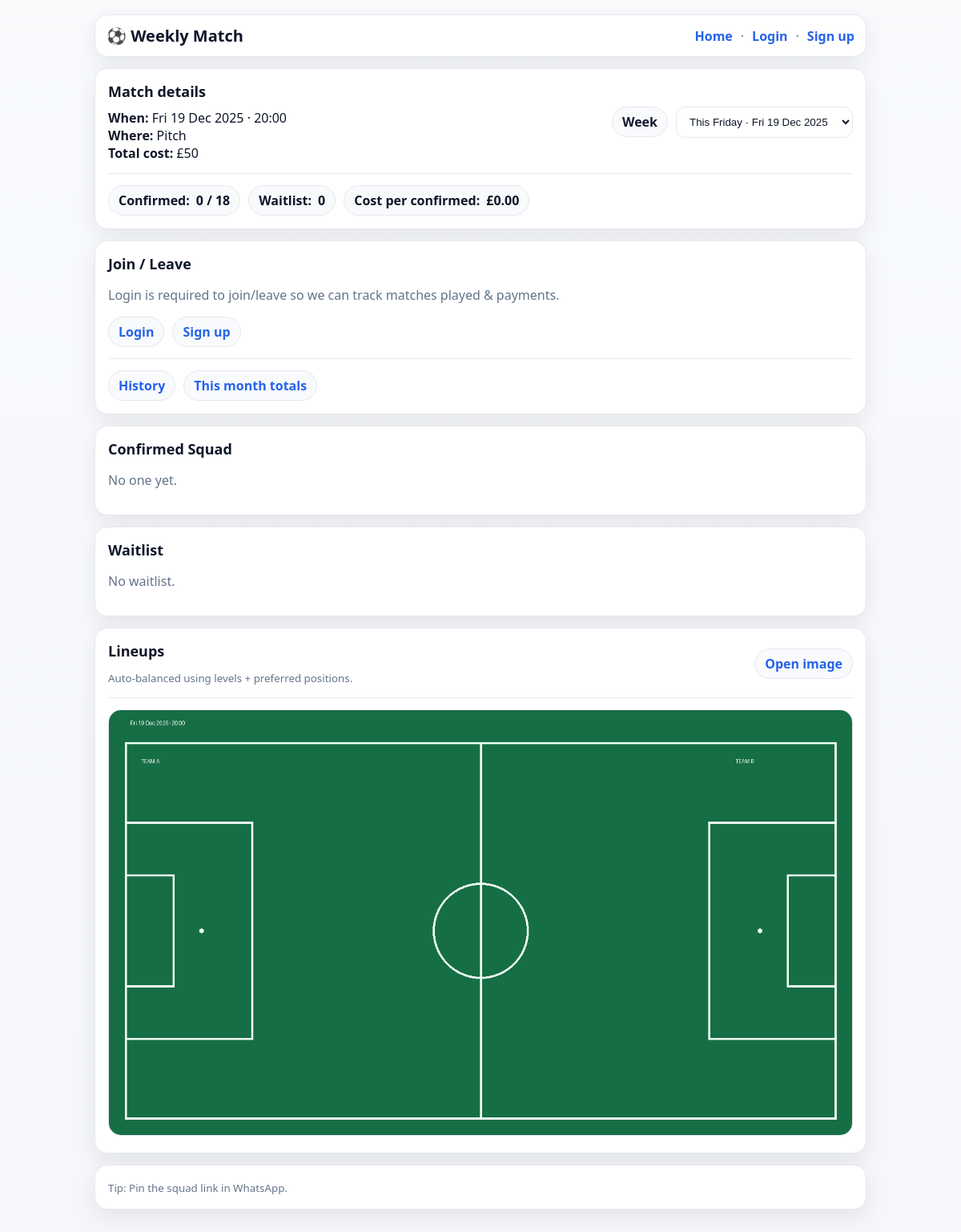
The page /?week=2025-12-15 on the database its author committed.
### db.py (models this page shows)
class Schedule(Base):
    __tablename__ = "schedules"
    id = Column(Integer, primary_key=True)
    title = Column(String, default="Weekly Match")
    weekday = Column(Integer, default=4)  # Friday
    time_text = Column(String, default="20:00")
    location = Column(String, default="Pitch")
    default_cost = Column(Integer, default=70)  # pounds
    max_players = Column(Integer, default=12)
    waitlist_enabled = Column(Boolean, default=True)
    created_at = Column(DateTime, default=datetime.utcnow)
    matches = relationship("Match", back_populates="schedule", cascade="all, delete-orphan")

class Match(Base):
    __tablename__ = "matches"
    id = Column(Integer, primary_key=True)
    schedule_id = Column(Integer, ForeignKey("schedules.id"))
    week_start = Column(String, nullable=False)
    start_time_text = Column(String, default="Fri 20:00")
    location = Column(String, default="Pitch")
    total_cost = Column(Integer, default=70)  # pounds
    is_open = Column(Boolean, default=True)
    created_at = Column(DateTime, default=datetime.utcnow)
    schedule = relationship("Schedule", back_populates="matches")
    signups = relationship("Signup", back_populates="match", cascade="all, delete-orphan")
    __table_args__ = (
        UniqueConstraint("schedule_id", "week_start", name="uq_schedule_week"),
    )

### app.py (the view)
@app.get("/", response_class=HTMLResponse)
def home(request: Request, week: str | None = None):
    db = SessionLocal()
    try:
        user = get_current_user(request)
        sched = get_default_schedule(db)
        today = datetime.utcnow().date()
        week_start = monday_of_week(today)
        if week:
            try:
                week_start = parse_week_start(week)
            except Exception:
                pass
        match = get_or_create_match(db, sched, week_start)
        signups = db.query(Signup).filter(Signup.match_id == match.id).order_by(Signup.created_at.asc()).all()
        confirmed = [s for s in signups if s.status == "confirmed"]
        waitlist = [s for s in signups if s.status == "waitlist"]
        today = datetime.utcnow().date()
        weeks = []
        for i in range(-4, 5):
            ws = week_start + timedelta(days=7 * i)
            md = match_day_for_week(ws, sched.weekday)
            badge = friday_badge(md, today)
            label = md.strftime("%a %d %b %Y")  # Fri 19 Dec 2025
            if badge:
                label = f"{badge} · {label}"
            weeks.append({"value": fmt_week(ws), "label": label})
        cpp = cost_per_player_pence(match.total_cost, len(confirmed))
        selected_match_day = match_day_for_week(week_start, sched.weekday)
        match_date_text = selected_match_day.strftime("%a %d %b %Y")
        tpl = templates.get_template("index.html")
        return tpl.render(
            schedule=sched,
            match=match,
            weeks=weeks,
            match_date_text=match_date_text,
            selected_week=fmt_week(week_start),
            confirmed=confirmed,
            waitlist=waitlist,
            confirmed_count=len(confirmed),
            waitlist_count=len(waitlist),
            max_players=sched.max_players,
            cost_per=pence_to_gbp_str(cpp),
            user=user,
            request_path=request_path(request),
        )
    finally:
        db.close()

### templates/index.html (shortened to what this page needs)
{% extends "base.html" %}
{% block content %}
  <div class="card">
    <div class="split">
      <div>
        <div class="h2">Match details</div>
        <div><b>When:</b> {{match_date_text}} · {{schedule.time_text}}</div>
        <div><b>Where:</b> {{match.location}}</div>
        <div><b>Total cost:</b> £{{match.total_cost}}</div>
      </div>
      <form method="get" action="/" class="row">
        <span class="pill">Week</span>
        <select name="week" onchange="this.form.submit()">
          {% for w in weeks %}
            <option value="{{w.value}}" {% if w.value==selected_week %}selected{% endif %}>
              {{w.label}}
            </option>
          {% endfor %}
        </select>
      </form>
    </div>
    <hr>
    <div class="row">
      <span class="pill"><b>Confirmed:</b> {{confirmed_count}} / {{max_players}}</span>
      <span class="pill"><b>Waitlist:</b> {{waitlist_count}}</span>
      <span class="pill"><b>Cost per confirmed:</b> £{{cost_per}}</span>
    </div>
  </div>
  <div class="card">
    <div class="h2">Join / Leave</div>
    {% if user %}
      <form class="row" method="post" action="/join">
        <input type="hidden" name="week" value="{{selected_week}}"/>
        <button class="success" type="submit" {% if not match.is_open %}disabled{% endif %}>
          Join as {{user.display_name}}
        </button>
      </form>
      <form class="row" method="post" action="/leave" style="margin-top:10px">
        <input type="hidden" name="week" value="{{selected_week}}"/>
        <button class="ghost" type="submit" {% if not match.is_open %}disabled{% endif %}>
          Leave
        </button>
      </form>
    {% else %}
      <p class="muted">Login is required to join/leave so we can track matches played & payments.</p>
      <div class="row">
        <a class="pill" href="/login?next={{request_path}}">Login</a>
        <a class="pill" href="/signup?next={{request_path}}">Sign up</a>
      </div>
    {% endif %}
    <hr>
    <div class="row">
      <a class="pill" href="/history">History</a>
      <a class="pill" href="/month/{{selected_week[:7]}}">This month totals</a>
    </div>
  </div>
  <div class="card">
    <div class="h2">Confirmed Squad</div>
    {% if confirmed %}
      <ol>
        {% for s in confirmed %}
          <li>{{s.name}}</li>
        {% endfor %}
      </ol>
    {% else %}
      <p class="muted">No one yet.</p>
    {% endif %}
  </div>
  <div class="card">
    <div class="h2">Waitlist</div>
    {% if waitlist %}
      <ol>
        {% for s in waitlist %}
          <li>{{s.name}}</li>
        {% endfor %}
      </ol>
      <small class="muted">When a confirmed player leaves, the first waitlist player is promoted automatically.</small>
    {% else %}
      <p class="muted">No waitlist.</p>
    {% endif %}
  </div>
    <div class="card">
    <div class="split">
      <div>
        <div class="h2">Lineups</div>
        <small class="muted">Auto-balanced using levels + preferred positions.</small>
      </div>
      <a class="pill" href="/lineup.png?week={{selected_week}}">Open image</a>
    </div>
    <hr>
    <img
      src="/lineup.png?week={{selected_week}}"
      style="max-width:100%;border-radius:16px;border:1px solid var(--border)"
      alt="Lineups"
    >
  </div>
{% endblock %}

### static/app.css (style rules this page uses)
:root { --bg:#f6f7fb; --card:#ffffff; --border:#e6e8f0; --text:#0f172a; --muted:#64748b; --accent:#2563eb; --accent2:#22c55e; --danger:#ef4444; --shadow: 0 10px 30px rgba(2,8,23,.08); }
* { box-sizing:border-box }
body { margin:0; font-family: ui-sans-serif, system-ui, -apple-system, "Segoe UI", Roboto, Helvetica, Arial; background: linear-gradient(180deg, #f8fafc, var(--bg)); color:var(--text); }
a { color:var(--accent);text-decoration:none;font-weight:650 }
.card { background:var(--card); border:1px solid var(--border); border-radius:16px; padding:16px; margin:14px 0; box-shadow:var(--shadow); }
.h2 { font-size:18px;font-weight:900;margin:0 0 10px }
.muted, small { color:var(--muted) }
.row { display:flex;gap:10px;flex-wrap:wrap;align-items:center }
.split { display:flex;justify-content:space-between;align-items:center;gap:12px;flex-wrap:wrap }
.pill { display:inline-flex;gap:8px;align-items:center; padding:7px 12px; border-radius:999px; border:1px solid var(--border); background:#f8fafc; font-weight:700; }
input,select { padding:10px 12px; border-radius:12px; border:1px solid var(--border); background:#fff; color:var(--text); outline:none; }
hr { border:0;height:1px;background:var(--border);margin:14px 0 }

### rows shown on the page
Schedule: time_text "20:00"
Match: location "Pitch", total_cost "50"

### other values the page prints
{{ match_date_text }} "Fri 19 Dec 2025"
{{ confirmed_count }} "0"
{{ max_players }} "18"
{{ waitlist_count }} "0"
{{ cost_per }} "0.00"
form field week "This Friday · Fri 19 Dec 2025"
